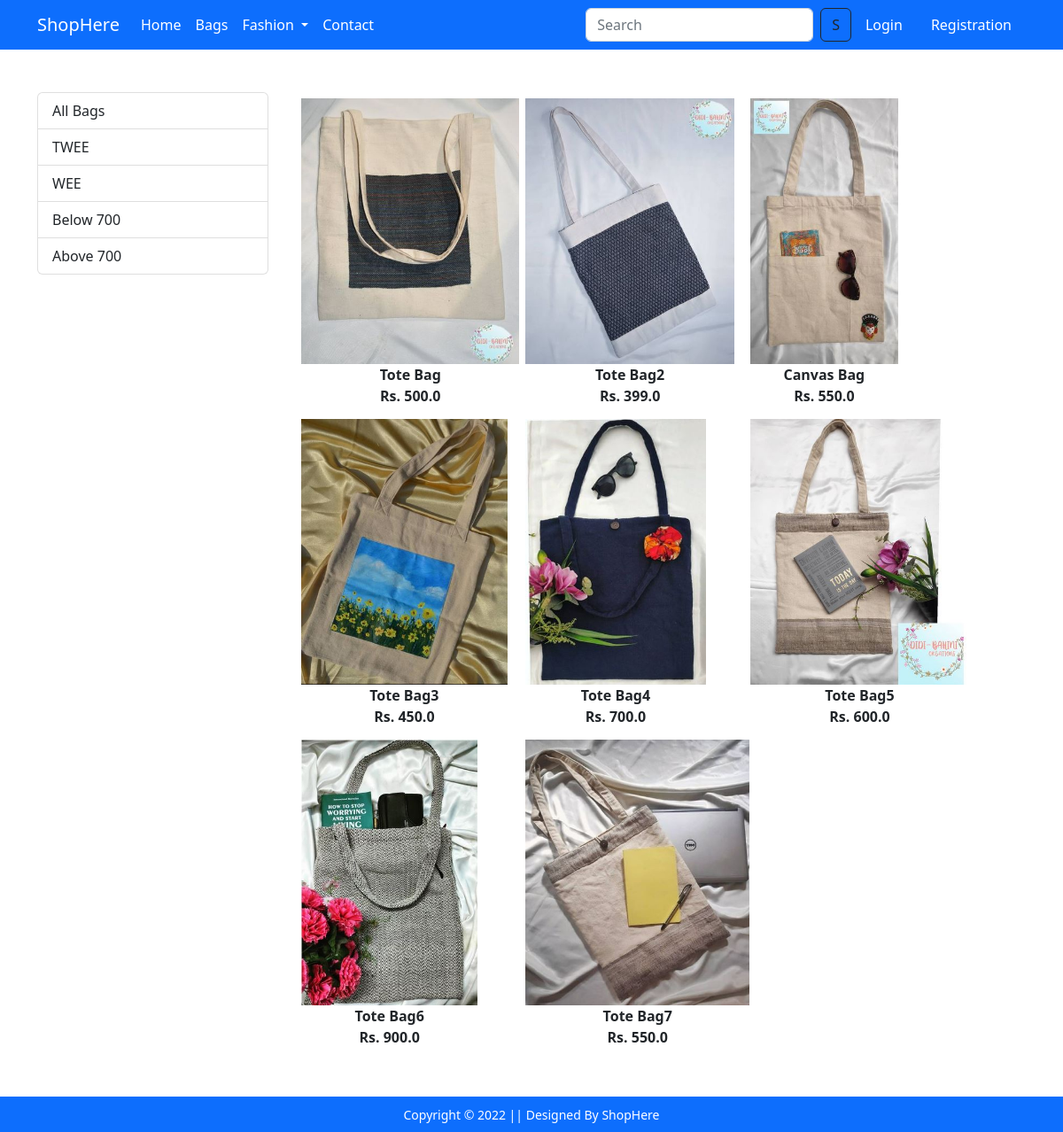
Page /bags/ on the committed database.
### app/models.py (models this page shows, shortened)
class Product(models.Model):
    title=models.CharField(max_length=100)
    selling_price=models.FloatField()
    discounted_price=models.FloatField()
    description=models.TextField()
    brand=models.CharField(max_length=100)
    category=models.CharField(choices=CATEGORY_CHOICES, max_length=5)
    product_image=models.ImageField(upload_to='productimg')

### app/views.py (the view)
# urls.py: path('bags/',views.bags,name='bags'),
def bags(request, data=None):
    if data==None:
        bags=Product.objects.filter(category='B')
    elif data=='TWEE' or data=='WEE':
        bags=Product.objects.filter(category='B').filter(brand=data)
    elif data=='below':
        bags=Product.objects.filter(category='B').filter(discounted_price__lt=700)
    elif data=='above':
        bags=Product.objects.filter(category='B').filter(discounted_price__gt=700)
    return render(request, 'app/bags.html',{'bags':bags})

### app/templates/app/bags.html (shortened to what this page needs)
{% extends 'app/base.html' %}
{% load static %}
{% block main_content %}
    <div class="container my-5">
        <div class="row">
            <div class="col-sm-3">
                <div class="list-group">
                    <a href="{% url 'bags' %}" class="list-group-item  list-group-item-action" aria-current="true">All Bags</a>
                    <a href="{% url 'bagsdata' 'TWEE' %}" class="list-group-item list-group-item-action" aria-current="true">TWEE</a>
                    <a href="{% url 'bagsdata' 'WEE' %}" class="list-group-item list-group-item-action" aria-current="true">WEE</a>
                    <a href="{% url 'bagsdata' 'below' %}" class="list-group-item list-group-item-action">Below 700</a>
                    <a href="{% url 'bagsdata' 'above' %}" class="list-group-item list-group-item-active">Above 700</a>
                </div>
            </div>
            <div class="col-sm-8">
                <div class="row">
                    {% for product in bags %}
                        <div class="col-sm-4">
                            <a href="{% url 'product_detail' product.id %}" class="btn">
                                <div class="item">
                                    <img src="{{product.product_image.url}}" alt="" height="300" class="">
                                    <div class="fw-bold">
                                        {{product.title}}
                                    </div>
                                    <div class="fw-bold">
                                        Rs. {{product.discounted_price}}
                                    </div>
                                </div>
                            </a>
                        </div>
                    {% endfor %}
                </div>
            </div>
        </div>
    </div>
{% endblock main_content %}

### rows in the picture
Product: product_image (picture), title "Tote Bag", discounted_price "500.0"
Product: product_image (picture), title "Tote Bag2", discounted_price "399.0"
Product: product_image (picture), title "Canvas Bag", discounted_price "550.0"
Product: product_image (picture), title "Tote Bag3", discounted_price "450.0"
Product: product_image (picture), title "Tote Bag4", discounted_price "700.0"
Product: product_image (picture), title "Tote Bag5", discounted_price "600.0"
Product: product_image (picture), title "Tote Bag6", discounted_price "900.0"
Product: product_image (picture), title "Tote Bag7", discounted_price "550.0"
